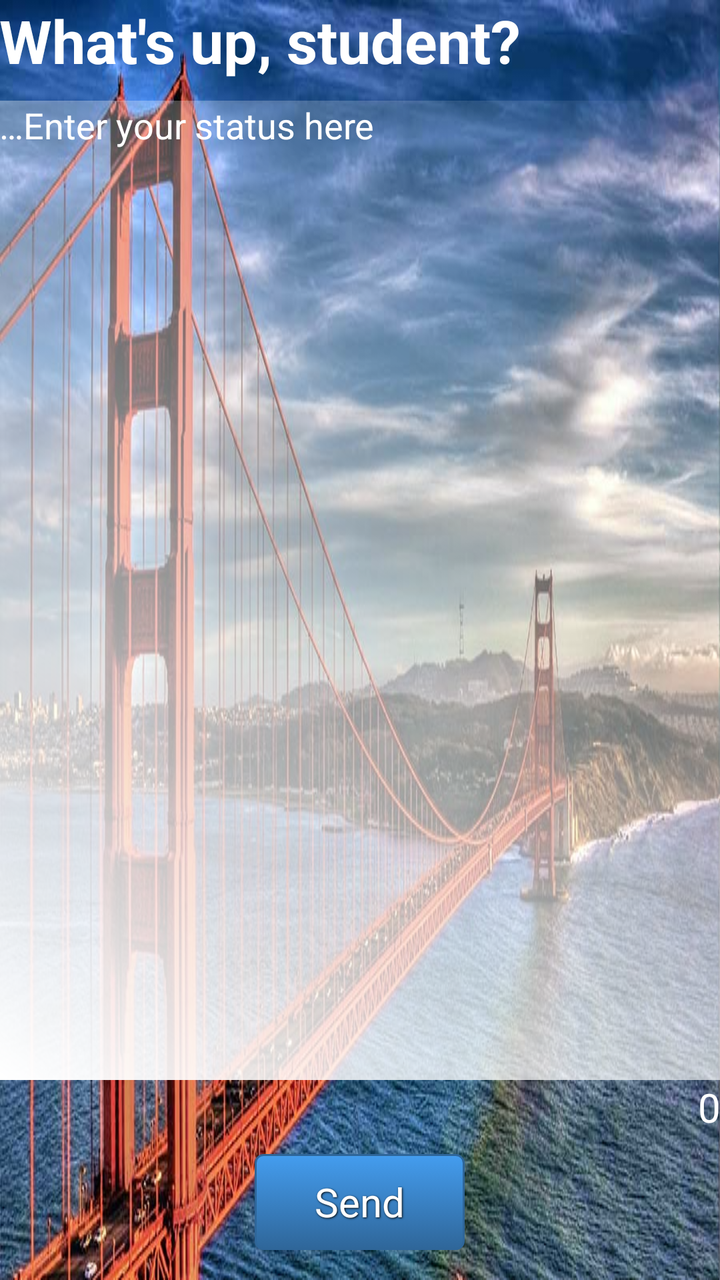
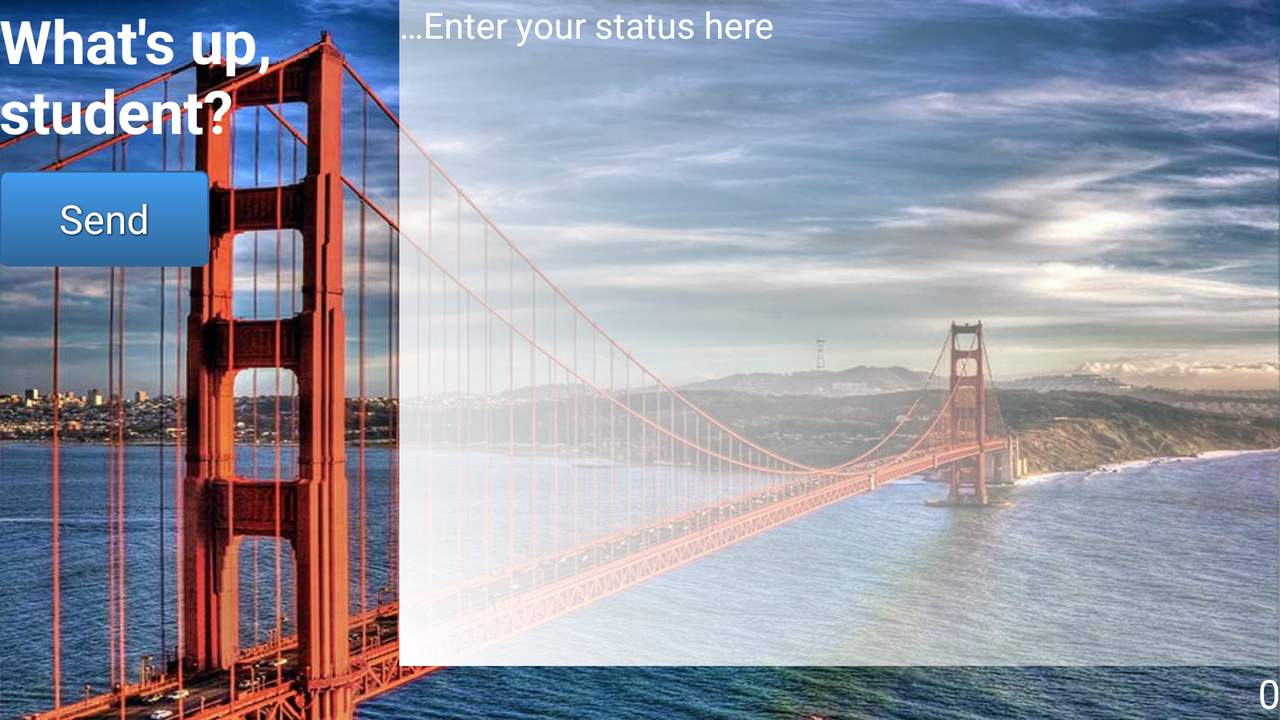

Compare how this app lays out the same screen by default and in its alternative resource folder. The renders come first, then the two layout files and the values they reference.
<!-- AndroidManifest.xml: application theme AppTheme -->
<!-- res/layout/activity_status.xml -->
<LinearLayout xmlns:android="http://schemas.android.com/apk/res/android"
    xmlns:tools="http://schemas.android.com/tools"
    android:layout_width="match_parent"
    android:layout_height="match_parent"
    android:background="@drawable/background"
    android:orientation="vertical"
    android:paddingBottom="@dimen/activity_vertical_margin"
    android:paddingLeft="@dimen/activity_horizontal_margin"
    android:paddingRight="@dimen/activity_horizontal_margin"
    android:paddingTop="@dimen/activity_vertical_margin"
    tools:context=".StatusActivity" >

    <LinearLayout
        android:layout_width="match_parent"
        android:layout_height="0dp"
        android:layout_weight="1"
        android:orientation="vertical"
        android:padding="0dp" >

        <TextView
            android:id="@+id/textView1"
            style="@style/BigYambaTitle"
            android:layout_width="wrap_content"
            android:layout_height="wrap_content"
            android:text="@string/status_update_title" />

        <EditText
            android:id="@+id/editText1"
            android:layout_width="match_parent"
            android:layout_height="match_parent"
            android:layout_marginTop="10dp"
            android:background="@drawable/gray_gradient"
            android:gravity="top"
            android:hint="@string/status_update_hint"
            android:inputType="textMultiLine"
            android:textAlignment="textStart"
            android:textColor="@android:color/white"
            android:textColorHint="@android:color/white" >

            <requestFocus />
        </EditText>
    </LinearLayout>

    <LinearLayout
        android:layout_width="match_parent"
        android:layout_height="100dp"
        android:orientation="vertical"
        android:padding="0dp" >
		<RelativeLayout 
		    android:layout_width="match_parent"
		    android:layout_height="wrap_content">
        <TextView
            android:id="@+id/submitStatus"
            android:layout_width="wrap_content"
            android:layout_height="wrap_content"
            android:layout_alignParentLeft="true"
            android:layout_marginRight="20dp"
            android:text=""
            android:textColor="@android:color/white"
            android:textIsSelectable="false"
            android:textSize="20sp" />    
        <TextView
            android:id="@+id/countText"
            android:layout_width="wrap_content"
            android:layout_height="wrap_content"
            android:layout_alignParentRight="true"
            android:layout_marginTop="0dp"
            android:layout_marginLeft="20dp"
            android:text="@string/status_default_text_count"
            android:textColor="@android:color/white"
            android:textIsSelectable="false"
            android:textSize="20sp" />
		</RelativeLayout>
		
         <Button
            android:id="@+id/buttonSubmit"
            style="@style/YambaButton"
            android:layout_width="wrap_content"
            android:layout_height="wrap_content"
            android:layout_gravity="center_horizontal"
            android:onClick="sendPost"
            android:text="@string/status_update_send_button" /> 
    </LinearLayout>

</LinearLayout>
<!-- resources referenced by this layout -->
<resources>
  <!-- drawable background: png bitmap (drawable, 920775 bytes) -->
  <!-- drawable gray_gradient (drawable) -->
  <?xml version="1.0" encoding="utf-8"?>
  <shape xmlns:android="http://schemas.android.com/apk/res/android" android:shape="rectangle">
      <gradient
          android:startColor="#FFFFFF"
          android:endColor="#00000000"
          android:angle="45"/>  
  </shape>
  <string name="status_default_text_count">0</string>
  <string name="status_update_hint">…Enter your status here</string>
  <string name="status_update_send_button">Send</string>
  <string name="status_update_title">What\'s up, student?</string>
  <style name="BigYambaTitle" parent="android:Widget.Holo.Light.TextView">
          <item name="android:textColor">@android:color/white</item>
          <item name="android:textSize">30sp</item>
          <item name="android:textStyle">bold</item>
      </style>
  <style name="YambaButton" parent="android:Widget.Holo.Light.Button">
          <item name="android:layout_marginTop">10dp</item>
          <item name="android:paddingRight">30dp</item>
          <item name="android:paddingLeft">30dp</item>
          <item name="android:shadowColor">#000000</item>
          <item name="android:shadowDx">1</item>
          <item name="android:shadowDy">1</item>
          <item name="android:shadowRadius">2</item>
          <item name="android:textColor">@android:color/white</item>
          <item name="android:textSize">20sp</item>
          <item name="android:background">@drawable/btn_blue</item>
      </style>
  <style name="AppTheme" parent="AppBaseTheme">
          <item name="android:windowActionBar">true</item>
  		<item name="android:actionBarStyle">@style/MyActionBar</item>
          
      </style>
  <!-- drawable btn_blue (drawable) -->
  <?xml version="1.0" encoding="utf-8"?>
  <selector xmlns:android="http://schemas.android.com/apk/res/android">
      <item android:state_pressed="true" >
          <shape>
              <solid
                  android:color="#449def" />
              <stroke
                  android:width="1dp"
                  android:color="#2f6699" />
              <corners
                  android:radius="4dp" />
              <padding
                  android:left="30dp"
                  android:top="10dp"
                  android:right="30dp"
                  android:bottom="10dp" />
          </shape>
      </item>
      <item>
          <shape>
              <corners android:bottomRightRadius="17dp" android:bottomLeftRadius="17dp" 
    				   android:topLeftRadius="17dp" android:topRightRadius="17dp"/> 
              <gradient
                  android:startColor="#449def"
                  android:endColor="#2f6699"
                  android:angle="270" />
              <stroke
                  android:width="1dp"
                  android:color="#2f6699" />
              <corners
                  android:radius="4dp" />
              <padding
                  android:left="30dp"
                  android:top="10dp"
                  android:right="30dp"
                  android:bottom="10dp" />
          </shape>
      </item>
  </selector>
  <style name="AppBaseTheme" parent="android:Theme.Holo.Light">
          
      </style>
  <style name="MyActionBar" parent="@android:style/Widget.Holo.Light.ActionBar">
      	<item name="android:background">#ffffff</item>
  	</style>
</resources>
<!-- res/layout-land/activity_status.xml (the repository's variant of the layout above) -->
<!-- drawn on the phone turned sideways -->
<LinearLayout xmlns:android="http://schemas.android.com/apk/res/android"
    xmlns:tools="http://schemas.android.com/tools"
    android:layout_width="match_parent"
    android:layout_height="match_parent"
    android:background="@drawable/background"
    android:orientation="horizontal"
    android:paddingBottom="@dimen/activity_vertical_margin"
    android:paddingLeft="@dimen/activity_horizontal_margin"
    android:paddingRight="@dimen/activity_horizontal_margin"
    android:paddingTop="@dimen/activity_vertical_margin"
    tools:context=".StatusActivity" >

    <LinearLayout
        android:layout_width="200dp"
        android:layout_height="fill_parent"
        android:orientation="vertical"
        android:padding="0dp" >

        <TextView
            android:id="@+id/textView1"
            style="@style/BigYambaTitle"
            android:layout_width="wrap_content"
            android:layout_height="wrap_content"
            android:text="@string/status_update_title" />
		
           <Button
            android:id="@+id/buttonSubmit"
            style="@style/YambaButton"
            android:layout_width="wrap_content"
            android:layout_height="wrap_content"
            android:layout_gravity="left"
            android:layout_marginTop="10dp"
            android:text="@string/status_update_send_button"
             />
        
    </LinearLayout>

    <LinearLayout
        android:layout_width="match_parent"
        android:layout_height="match_parent"
        android:orientation="vertical"
        android:padding="0dp"
        >
        <EditText
            android:id="@+id/editText1"
            android:layout_width="match_parent"
            android:layout_height="0dp"
            android:layout_weight="1"
            android:layout_marginTop="0dp"
            android:background="@drawable/gray_gradient"
            android:gravity="top"
            android:hint="@string/status_update_hint"
            android:inputType="textMultiLine"
            android:textAlignment="textStart"
            android:textColor="@android:color/white"
            android:textColorHint="@android:color/white" >

            <requestFocus />
        </EditText>
         <RelativeLayout 
		    android:layout_width="match_parent"
		    android:layout_height="wrap_content">
        <TextView
            android:id="@+id/submitStatus"
            android:layout_width="wrap_content"
            android:layout_height="wrap_content"
            android:layout_alignParentLeft="true"
            android:layout_marginRight="20dp"
            android:text=""
            android:textColor="@android:color/white"
            android:textIsSelectable="false"
            android:textSize="20sp" />    
        <TextView
            android:id="@+id/countText"
            android:layout_width="wrap_content"
            android:layout_height="wrap_content"
            android:layout_alignParentRight="true"
            android:layout_marginTop="0dp"
            android:layout_marginLeft="20dp"
            android:text="@string/status_default_text_count"
            android:textColor="@android:color/white"
            android:textIsSelectable="false"
            android:textSize="20sp" />
		</RelativeLayout>
    </LinearLayout>

</LinearLayout>
